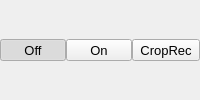
                  <widget class="QFrame" name="toolButtonFocusDots">
                   <layout class="QHBoxLayout" name="horizontalLayout_5">
                    <property name="spacing">
                     <number>0</number>
                    </property>
                    <property name="leftMargin">
                     <number>0</number>
                    </property>
                    <property name="topMargin">
                     <number>0</number>
                    </property>
                    <property name="rightMargin">
                     <number>0</number>
                    </property>
                    <property name="bottomMargin">
                     <number>0</number>
                    </property>
                    <item>
                     <widget class="ColorToolButton" name="toolButtonFocusDotsOff">
                      <property name="sizePolicy">
                       <sizepolicy hsizetype="Preferred" vsizetype="Fixed">
                        <horstretch>0</horstretch>
                        <verstretch>0</verstretch>
                       </sizepolicy>
                      </property>
                      <property name="font">
                       <font>
                        <pointsize>10</pointsize>
                       </font>
                      </property>
                      <property name="text">
                       <string>Off</string>
                      </property>
                      <property name="checkable">
                       <bool>true</bool>
                      </property>
                      <property name="checked">
                       <bool>true</bool>
                      </property>
                      <property name="autoExclusive">
                       <bool>true</bool>
                      </property>
                     </widget>
                    </item>
                    <item>
                     <widget class="ColorToolButton" name="toolButtonFocusDotsOn">
                      <property name="sizePolicy">
                       <sizepolicy hsizetype="Preferred" vsizetype="Fixed">
                        <horstretch>0</horstretch>
                        <verstretch>0</verstretch>
                       </sizepolicy>
                      </property>
                     <property name="font">
                       <font>
                        <pointsize>10</pointsize>
                       </font>
                     </property>
                     <property name="toolTip">
                      <string>Use full-quality Dual ISO processing. Slower than Preview mode.</string>
                     </property>
                     <property name="statusTip">
                      <string>Use full-quality Dual ISO processing. Slower than Preview mode.</string>
                     </property>
                     <property name="text">
                       <string>On</string>
                     </property>
                      <property name="checkable">
                       <bool>true</bool>
                      </property>
                      <property name="autoExclusive">
                       <bool>true</bool>
                      </property>
                     </widget>
                    </item>
                    <item>
                     <widget class="ColorToolButton" name="toolButtonFocusDotsCropRec">
                      <property name="sizePolicy">
                       <sizepolicy hsizetype="Preferred" vsizetype="Fixed">
                        <horstretch>0</horstretch>
                        <verstretch>0</verstretch>
                       </sizepolicy>
                      </property>
                      <property name="font">
                       <font>
                        <pointsize>10</pointsize>
                       </font>
                      </property>
                      <property name="text">
                       <string>CropRec</string>
                      </property>
                      <property name="checkable">
                       <bool>true</bool>
                      </property>
                      <property name="autoExclusive">
                       <bool>true</bool>
                      </property>
                     </widget>
                    </item>
                   </layout>
                  </widget>
